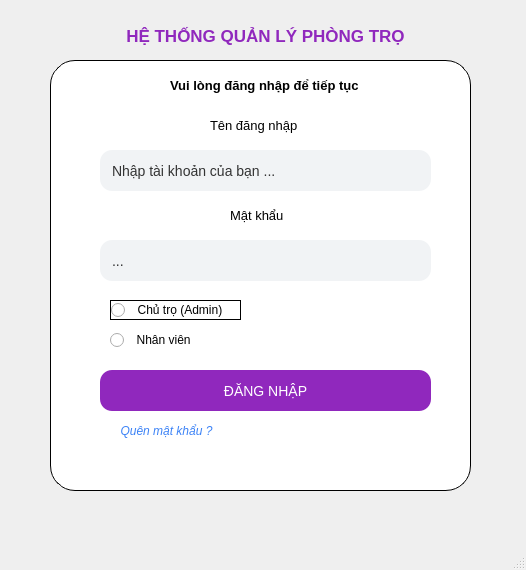
<?xml version="1.0" encoding="UTF-8"?>
<ui version="4.0">
 <class>DangNhap</class>
 <widget class="QMainWindow" name="DangNhap">
  <property name="geometry">
   <rect>
    <x>0</x>
    <y>0</y>
    <width>526</width>
    <height>570</height>
   </rect>
  </property>
  <property name="windowTitle">
   <string>MainWindow</string>
  </property>
  <widget class="QWidget" name="centralwidget">
   <widget class="QWidget" name="widget" native="true">
    <property name="geometry">
     <rect>
      <x>50</x>
      <y>60</y>
      <width>421</width>
      <height>431</height>
     </rect>
    </property>
    <property name="autoFillBackground">
     <bool>false</bool>
    </property>
    <property name="styleSheet">
     <string notr="true">background-color: #FFFFFF;
border-radius: 25px;
border: 1px solid #000000;</string>
    </property>
    <widget class="QLabel" name="label_2">
     <property name="geometry">
      <rect>
       <x>120</x>
       <y>10</y>
       <width>201</width>
       <height>31</height>
      </rect>
     </property>
     <property name="styleSheet">
      <string notr="true">font-family: &quot;Arial&quot;;
font-size: 13px;
font-weight: bold;
color: black;
border: none;</string>
     </property>
     <property name="text">
      <string>Vui lòng đăng nhập để tiếp tục</string>
     </property>
    </widget>
    <widget class="QLabel" name="label_3">
     <property name="geometry">
      <rect>
       <x>160</x>
       <y>50</y>
       <width>91</width>
       <height>31</height>
      </rect>
     </property>
     <property name="font">
      <font>
       <family>Arial</family>
       <pointsize>-1</pointsize>
      </font>
     </property>
     <property name="styleSheet">
      <string notr="true">font-family: &quot;Arial&quot;;
font-size: 13px;
color: black;
border: none;
</string>
     </property>
     <property name="text">
      <string>Tên đăng nhập</string>
     </property>
    </widget>
    <widget class="QLabel" name="label_4">
     <property name="geometry">
      <rect>
       <x>180</x>
       <y>140</y>
       <width>71</width>
       <height>31</height>
      </rect>
     </property>
     <property name="autoFillBackground">
      <bool>false</bool>
     </property>
     <property name="styleSheet">
      <string notr="true">font-family: &quot;Arial&quot;;
font-size: 13px;
color: black;
border: none;</string>
     </property>
     <property name="text">
      <string>Mật khẩu</string>
     </property>
    </widget>
    <widget class="QLineEdit" name="lne_user">
     <property name="geometry">
      <rect>
       <x>50</x>
       <y>90</y>
       <width>331</width>
       <height>41</height>
      </rect>
     </property>
     <property name="styleSheet">
      <string notr="true">background-color: #f1f3f5;
border: 1px solid #dcdfe3;
border-radius: 12px;
padding: 10px;
    font-size: 14px;
    color: #333;
border: none;</string>
     </property>
     <property name="text">
      <string>Nhập tài khoản của bạn ...</string>
     </property>
    </widget>
    <widget class="QLineEdit" name="lne_password">
     <property name="geometry">
      <rect>
       <x>50</x>
       <y>180</y>
       <width>331</width>
       <height>41</height>
      </rect>
     </property>
     <property name="styleSheet">
      <string notr="true">background-color: #f1f3f5;
border: 1px solid #dcdfe3;
border-radius: 12px;
padding: 10px;
    font-size: 14px;
    color: #333;
border: none;</string>
     </property>
     <property name="text">
      <string>...</string>
     </property>
    </widget>
    <widget class="QRadioButton" name="rad_admin">
     <property name="geometry">
      <rect>
       <x>60</x>
       <y>240</y>
       <width>131</width>
       <height>20</height>
      </rect>
     </property>
     <property name="styleSheet">
      <string notr="true">border: None;
input[type=&quot;radio&quot;] {
  accent-color: purple;
}
</string>
     </property>
     <property name="text">
      <string>  Chủ trọ (Admin)</string>
     </property>
    </widget>
    <widget class="QRadioButton" name="rad_staff">
     <property name="geometry">
      <rect>
       <x>60</x>
       <y>270</y>
       <width>100</width>
       <height>20</height>
      </rect>
     </property>
     <property name="styleSheet">
      <string notr="true">border: None</string>
     </property>
     <property name="text">
      <string>  Nhân viên</string>
     </property>
    </widget>
    <widget class="QPushButton" name="btn_login">
     <property name="geometry">
      <rect>
       <x>50</x>
       <y>310</y>
       <width>331</width>
       <height>41</height>
      </rect>
     </property>
     <property name="styleSheet">
      <string notr="true">background-color: #9028BD;
border: 1px solid #dcdfe3;
border-radius: 12px;
padding: 10px;
    font-size: 14px;
    color: white;
border: none;</string>
     </property>
     <property name="text">
      <string>ĐĂNG NHẬP</string>
     </property>
    </widget>
    <widget class="QPushButton" name="btn_forgetpw">
     <property name="geometry">
      <rect>
       <x>60</x>
       <y>360</y>
       <width>113</width>
       <height>21</height>
      </rect>
     </property>
     <property name="font">
      <font>
       <italic>true</italic>
      </font>
     </property>
     <property name="styleSheet">
      <string notr="true">border: None;
color: #3B82F6</string>
     </property>
     <property name="text">
      <string>Quên mật khẩu ?</string>
     </property>
    </widget>
   </widget>
   <widget class="QLabel" name="label">
    <property name="geometry">
     <rect>
      <x>120</x>
      <y>10</y>
      <width>291</width>
      <height>51</height>
     </rect>
    </property>
    <property name="font">
     <font>
      <family>Arial</family>
      <pointsize>-1</pointsize>
      <weight>75</weight>
      <bold>true</bold>
     </font>
    </property>
    <property name="styleSheet">
     <string notr="true">font-family: &quot;Arial&quot;;
font-size: 17px;
font-weight: bold;
color: #9028BD;</string>
    </property>
    <property name="text">
     <string>HỆ THỐNG QUẢN LÝ PHÒNG TRỌ</string>
    </property>
    <property name="alignment">
     <set>Qt::AlignCenter</set>
    </property>
   </widget>
   <zorder>label</zorder>
   <zorder>widget</zorder>
  </widget>
  <widget class="QMenuBar" name="menubar">
   <property name="geometry">
    <rect>
     <x>0</x>
     <y>0</y>
     <width>526</width>
     <height>21</height>
    </rect>
   </property>
  </widget>
  <widget class="QStatusBar" name="statusbar"/>
 </widget>
 <resources/>
 <connections/>
</ui>
